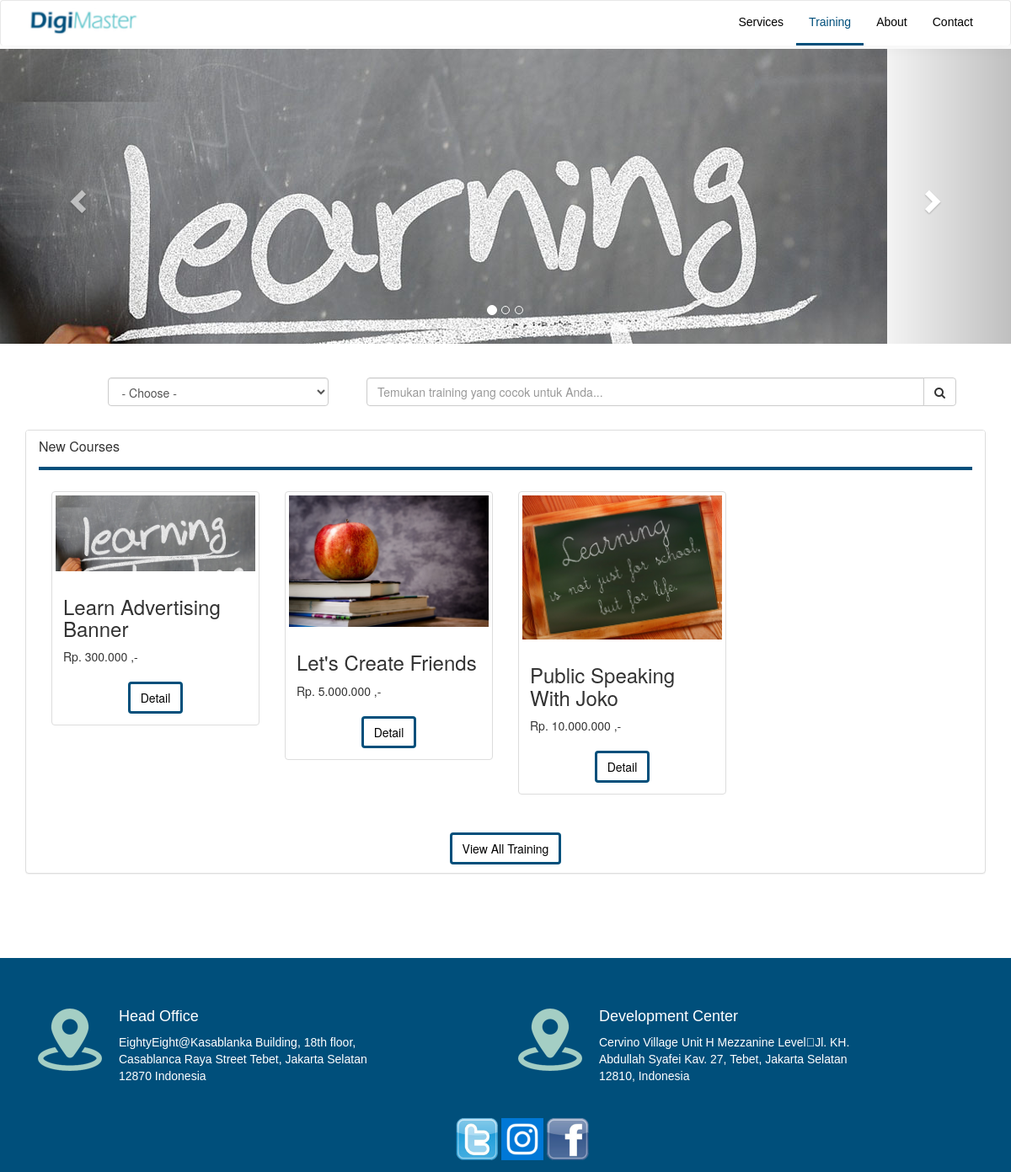
The page / on the database its author committed.
### tables this page shows
CREATE TABLE IF NOT EXISTS `digimaster__header_content` (
  `digimaster_header_id` int(11) NOT NULL AUTO_INCREMENT,
  `digimaster_header_type` enum('logo','favicon','menu','title') DEFAULT NULL,
  `digimaster_header_img` varchar(100) DEFAULT NULL,
  `digimaster_header_title` varchar(100) DEFAULT NULL,
  `digimaster_header_url` varchar(100) DEFAULT NULL,
  `digimaster_header_content` text,
  `digimaster_header_update_on` timestamp NOT NULL DEFAULT CURRENT_TIMESTAMP ON UPDATE CURRENT_TIMESTAMP,
  `digimaster_header_created_on` timestamp NOT NULL DEFAULT CURRENT_TIMESTAMP,
  `digimaster_header_status` enum('Y','N') NOT NULL DEFAULT 'Y',
  PRIMARY KEY (`digimaster_header_id`)
);

CREATE TABLE IF NOT EXISTS `digimaster__banner` (
  `digimaster_banner_id` int(11) NOT NULL AUTO_INCREMENT,
  `digimaster_banner_title` varchar(100) DEFAULT NULL,
  `digimaster_banner_img` varchar(100) DEFAULT NULL,
  `digimaster_banner_update_on` timestamp NOT NULL DEFAULT CURRENT_TIMESTAMP ON UPDATE CURRENT_TIMESTAMP,
  `digimaster_banner_created_on` timestamp NOT NULL DEFAULT CURRENT_TIMESTAMP,
  `digimaster_banner_status` enum('Y','N') DEFAULT 'Y',
  PRIMARY KEY (`digimaster_banner_id`)
);

CREATE TABLE IF NOT EXISTS `digimaster__main_content` (
  `digimaster_main_id` int(11) NOT NULL AUTO_INCREMENT,
  `digimaster_subject_id` int(11) NOT NULL,
  `digimaster_main_slug` varchar(50) NOT NULL,
  `digimaster_main_name` varchar(50) NOT NULL,
  `digimaster_main_img` varchar(50) NOT NULL,
  `digimaster_main_price` decimal(12,2) NOT NULL,
  `digimaster_main_discount_type` enum('%','Nominal') DEFAULT NULL,
  `digimaster_main_discount_value` decimal(12,2) DEFAULT NULL,
  `digimaster_main_update_on` timestamp NOT NULL DEFAULT CURRENT_TIMESTAMP ON UPDATE CURRENT_TIMESTAMP,
  `digimaster_main_created_on` timestamp NOT NULL DEFAULT CURRENT_TIMESTAMP,
  `digimaster_main_status` enum('Y','N') NOT NULL DEFAULT 'Y',
  PRIMARY KEY (`digimaster_main_id`)
);

CREATE TABLE IF NOT EXISTS `digimaster__footer_content` (
  `digimaster_footer_id` int(11) NOT NULL AUTO_INCREMENT,
  `digimaster_footer_type` enum('social media','head office','development center') DEFAULT NULL,
  `digimaster_footer_img` varchar(50) DEFAULT NULL,
  `digimaster_footer_title` varchar(100) DEFAULT NULL,
  `digimaster_footer_url` text,
  `digimaster_footer_content` text,
  `digimaster_footer_update_on` timestamp NOT NULL DEFAULT CURRENT_TIMESTAMP ON UPDATE CURRENT_TIMESTAMP,
  `digimaster_footer_created_on` timestamp NOT NULL DEFAULT CURRENT_TIMESTAMP,
  `digimaster_footer_status` enum('Y','N') NOT NULL DEFAULT 'Y',
  KEY `digimaster_footer_id` (`digimaster_footer_id`)
);

### apps/modules/home/controllers/Home.php (called while the page is built, shortened)
<?php
	class Home extends MY_General {
		public function __construct()
	    {
	        parent::__construct();
	        $this->load->model('Digimaster_model');
	    }
		public function index()
		{
			$this->data['main_content'] 	=	$this->Digimaster_model->where(array('digimaster_main_status' => 'Y'))->setLimit(4)->orderBy('digimaster_main_created_on','desc')->digimaster__main_content_all();
			$this->data['ms_subject']	=	$this->Digimaster_model->where(array('digimaster_subject_status' => 'Y'))->digimaster__master_subject_all();
			$this->data['banner'] 	=	$this->Digimaster_model->where(array('digimaster_banner_status' => 'Y'))->digimaster__banner_all();
			$this->load->view('main', $this->data);
		}
	}
?>

### index.php (called while the page is built, shortened)
<?php
require_once BASEPATH.'core/CodeIgniter.php';

### apps/models/Digimaster_model.php (called while the page is built, shortened)
<?php
	class Digimaster_model extends CI_Model {
		public function orderBy($field, $direction = 'asc') {
			$this->db->order_by($field, $direction);
			return $this;
		}
		public function where($where = '') {
			if($where != '') $this->db->where($where);
			return $this;
		}
		public function setLimit($limit, $start = 0) {
	    	$this->db->limit($limit, $start);
	        return $this;
	    }
	    public function digimaster__footer_content_all(){
	    	return $this->db->get('digimaster__footer_content')->result_array();
	    }
	    public function digimaster__header_content_all(){
	    	return $this->db->get('digimaster__header_content')->result_array();
	    }
	    public function digimaster__header_content_single(){
	    	return $this->db->get('digimaster__header_content')->row_array();
	    }
	    public function digimaster__banner_all(){
	    	return $this->db->get('digimaster__banner')->result_array();
	    }
	    public function digimaster__main_content_all(){
	    	return $this->db->get('digimaster__main_content')->result_array();
	    }
	}

### apps/core/MY_Controller.php (called while the page is built, shortened)
<?php
	class MY_General extends MY_Controller{
		function __construct()
		{
			$this->data['logo'] 			=	$this->Digimaster_model->where(array('digimaster_header_type' => 'logo', 'digimaster_header_status' => 'Y'))->digimaster__header_content_single();
			$this->data['menu'] 			=	$this->Digimaster_model->where(array('digimaster_header_type' => 'menu', 'digimaster_header_status' => 'Y'))->digimaster__header_content_all();
			$this->data['social_media'] 	=	$this->Digimaster_model->where(array('digimaster_footer_type' => 'social media', 'digimaster_footer_status' => 'Y'))->digimaster__footer_content_all();
			$this->data['except_social_media']	=	$this->Digimaster_model->where(array('digimaster_footer_type !=' => 'social media', 'digimaster_footer_status' => 'Y'))->digimaster__footer_content_all();
		}
	}
?>

### apps/modules/home/views/main.php (the view, shortened to what this page needs)
<?php $this->load->view('header'); ?>
	<div id="myCarousel" class="carousel slide" data-ride="carousel">
		<ol class="carousel-indicators">
			<?php foreach($banner as $b): ?>
				<li data-target="#myCarousel" data-slide-to="<?=$b['digimaster_banner_id']-1?>" class="<?=($b['digimaster_banner_id']-1) == 0 ? 'active' : ''?>"></li>
			<?php endforeach; ?>
		</ol>
		<div class="carousel-inner banner">
			<?php foreach($banner as $b): ?>
				<div class="item <?=($b['digimaster_banner_id']-1) == 0 ? 'active' : ''?>">
					<img src="<?=img($b['digimaster_banner_img'])?>" alt="">
				</div>
			<?php endforeach; ?>
		</div>
		<a class="left carousel-control" href="#myCarousel" data-slide="prev">
			<span class="glyphicon glyphicon-chevron-left"></span>
		</a>
		<a class="right carousel-control" href="#myCarousel" data-slide="next">
			<span class="glyphicon glyphicon-chevron-right"></span>
		</a>
	</div>
	<div class="container-fluid">
		<br><br>
		<div class="row" align="center">
			<div class="col-md-1"></div>
			<div class="col-md-3">
				<select class="form-control" id="sel1">
					<option value="">- Choose -</option>
				</select>
			</div>
			<div class="col-md-7">
				<form action="#" method="GET" class="navbar-form navbar-left m-t-0" role="search">
					<div class="col-md-5 input-group search">
						<input type="text" class="form-control input-block" placeholder="Temukan training yang cocok untuk Anda...">
						<div class="input-group-btn">
							<button class="btn btn-default" type="submit">
								<i class="fa fa-search"></i>
							</button>
						</div>
					</div>
				</form>
			</div>
			<div class="col-md-1"></div>
		</div>
		<br>
		<div class="row">
			<div class="col-lg-12">
				<div class="panel panel-default">
					<div class="panel-heading">
						<h3 class="panel-title">New Courses</h3>
					</div>
					<div class="panel-body">
						<div class="row">
							<?php foreach($main_content as $mc): ?>
								<div class="col-sm-6 col-md-3">
									<div class="thumbnail">
										<img src="<?=img($mc['digimaster_main_img'])?>" alt="...">
										<div class="caption">
											<h3><?=$mc['digimaster_main_name']?></h3>
											<span>Rp. <?=number_format($mc['digimaster_main_price'], 0, ",",".")?> ,-</span>
											<div align="center"><br>
												<a href="<?=base_url('detail/'.$mc['digimaster_main_slug'])?>" class="btn btn-view-more" role="button">Detail <i class="icon-double-angle-right"></i></a>
											</div>
										</div>
									</div>
								</div>
							<?php endforeach; ?>
						</div>
					</div>
					<div class="panel-footer new-training">
						<div align="center">
							<a href="<?=base_url('list')?>" class="btn btn-view-more" role="button">View All Training</a>
						</div>
					</div>
				</div>
			</div>
		</div>
	</div>
<?php $this->load->view('footer'); ?>

### apps/third_party/MX/Loader.php (shortened to what this page needs)
<?php (defined('BASEPATH')) OR exit('No direct script access allowed');
class MX_Loader extends CI_Loader
{
	protected $_module;
	public $_ci_cached_vars = array();
	public function initialize($controller = NULL)
	{
		$this->_module = CI::$APP->router->fetch_module();
	}
	public function view($view, $vars = array(), $return = FALSE)
	{
		list($path, $_view) = Modules::find($view, $this->_module, 'views/');
		if ($path != FALSE)
		{
			$this->_ci_view_paths = array($path => TRUE) + $this->_ci_view_paths;
			$view = $_view;
		}
		return $this->_ci_load(array('_ci_view' => $view, '_ci_vars' => $this->_ci_object_to_array($vars), '_ci_return' => $return));
	}
	protected function _ci_object_to_array($object) {
        return is_object($object) ? get_object_vars($object) : $object;
    }
	public function _ci_load($_ci_data)
	{
		extract($_ci_data);
		if (isset($_ci_view))
		{
			$_ci_path = '';
			$_ci_file = (pathinfo($_ci_view, PATHINFO_EXTENSION)) ? $_ci_view : $_ci_view.EXT;
			foreach ($this->_ci_view_paths as $path => $cascade)
			{
				if (file_exists($view = $path.$_ci_file))
				{
					$_ci_path = $view;
					break;
				}
			}
		}
		elseif (isset($_ci_path))
		{
			$_ci_file = basename($_ci_path);
			if( ! file_exists($_ci_path)) $_ci_path = '';
		}
		if (isset($_ci_vars))
			$this->_ci_cached_vars = array_merge($this->_ci_cached_vars, (array) $_ci_vars);
		extract($this->_ci_cached_vars);
		if ((bool) @ini_get('short_open_tag') === FALSE && CI::$APP->config->item('rewrite_short_tags') == TRUE)
		{
			echo eval('?>'.preg_replace("/;*\s*\?>/", "; ?>", str_replace('<?=', '<?php echo ', file_get_contents($_ci_path))));
		}
		else
		{
			include($_ci_path);
		}
	}
}

### apps/views/header.php (shortened to what this page needs)
<!DOCTYPE html>
<html>
<head>
	<link rel="stylesheet" type="text/css" href="<?=css('bootstrap.min.css')?>">
	<link rel="stylesheet" type="text/css" href="<?=css('custom.css')?>">
	<link rel="stylesheet" type="text/css" href="https://cdnjs.cloudflare.com/ajax/libs/font-awesome/4.7.0/css/font-awesome.min.css">
</head>
<body>
	<header>
		<nav class="navbar navbar-default m-b-0">
			<div class="container">
				<div class="navbar-header">
					<a class="navbar-brand" href="<?=base_url($logo['digimaster_header_url'])?>">
						<img src="<?=img($logo['digimaster_header_img'])?>" class="logo-desktop" alt="digimaster">
					</a>
				</div>
				<div class="collapse navbar-collapse" id="nav-collapse-1">
					<ul class="nav navbar-nav navbar-right">
						<?php foreach($menu as $m): ?>
							<li><a href="<?=base_url($m['digimaster_header_url'])?>" class="<?=$active_segment === $m['digimaster_header_url'] ? 'active' : ''?>"><?=$m['digimaster_header_content']?></a></li>
						<?php endforeach; ?>
					</ul>
				</div>
			</div>
		</nav>
	</header>

### apps/helpers/general_helper.php (shortened to what this page needs)
<?php
    if (!function_exists('css')){
        function css($var){
            echo base_url('assets/css/'.$var);
        }
    }
    if (!function_exists('img')){
        function img($var){
            echo base_url('assets/img/'.$var);
        }
    }
?>

### apps/views/footer.php (shortened to what this page needs)
<footer class="contact">
		<div class="container">
			<div class="row">
				<div class="content">
						<?php foreach($except_social_media as $esm): ?>
							<div class="col-md-<?=12/$number_of_rows?>">
								<div class="top">
									<img src="<?=img($esm['digimaster_footer_img'])?>" alt="">
									<div class="desc">
										<h4 class="title"><?=$esm['digimaster_footer_title']?></h4>
										<p class="description"><?=$esm['digimaster_footer_content']?></p>
									</div>
								</div>
							</div>
						<?php endforeach; ?>
						<ul class="social-media text-center">
							<?php foreach($social_media as $sm): ?>
								<li>
									<a href="http://<?=$sm['digimaster_footer_url']?>">
										<img src="<?=img($sm['digimaster_footer_img'])?>" class="img-responsive">
									</a>
								</li>
							<?php endforeach; ?>
						</ul>
					</div>
				</div>
			</div>
		</footer>
	</body>
</html>

### assets/css/custom.css (style rules this page uses)
.banner { height: 350px; position: bottom center; }
.btn-view-more { border: 3px solid #004F7B; background: none; color: black; border-radius: 5; }
.row { margin-left: 0; margin-right: 0; }
.m-b-0 { margin-bottom: 0 }
.m-t-0 { margin-top: 0; }
@media (min-width:1200px) { .search { width: 700px; } }
.navbar.navbar-default .navbar-brand img.logo-desktop { width: 140px; margin-top: -10px }
footer.contact { margin: 80px 0 0; width: 100%; overflow: hidden; background: #004f7b; overflow: hidden; }
footer.contact .container .row .content { margin-top: 40px; }
footer.contact .container .row .content .top, footer.contact .container .row .content .bottom { margin-bottom: 40px; }
footer.contact .container .row .content .top img, footer.contact .container .row .content .bottom img { float: left; margin-right: 20px; }
footer.contact .container .row .content .top h4.title, footer.contact .container .row .content .bottom h4.title { color: #fff; font-family: "montserrat-medium", Helvetica, Arial, sans-serif; }
footer.contact .container .row .content .top p.description, footer.contact .container .row .content .bottom p.description { color: #fff; font-family: "opensans-regular", Helvetica, Arial, sans-serif; max-width: 80%; padding-left: 96px; }
footer.contact .container .row .content ul.social-media { list-style: none; margin-top: 50px; }
footer.contact .container .row .content ul.social-media li { display: inline-block; }
footer.contact .container .row .content ul.social-media li a img { width: 50px; height: 50px; }
.navbar.navbar-default { background: #Fff; border-bottom: none; -moz-box-shadow: 1px 3px 19px rgba(0, 0, 0, 0.05); -webkit-box-shadow: 1px 3px 19px rgba(0, 0, 0, 0.05); box-shadow: 1px 3px 19px rgba(0, 0, 0, 0.05); margin-bottom: 4px; }
.navbar.navbar-default .navbar-brand img.logo-desktop { width: 140px; }
.navbar.navbar-default .navbar-nav li a { font-family: "montserrat-regular", Helvetica, Arial, sans-serif; font-size: 14px; color: #000000; }
.navbar.navbar-default .navbar-nav li a.active { color: #004f7b; background: transparent; border-bottom: 3px solid #004f7b; }
.new-training { padding: 10px 15px; background-color: transparent; border-top: none; border-bottom-right-radius: 3px; border-bottom-left-radius: 3px; }

### rows shown on the page
digimaster__header_content: digimaster_header_img (picture)
digimaster__header_content: digimaster_header_content "Services"
digimaster__header_content: digimaster_header_content "Training"
digimaster__header_content: digimaster_header_content "About"
digimaster__header_content: digimaster_header_content "Contact"
digimaster__banner: digimaster_banner_img (picture)
digimaster__main_content: digimaster_main_img (picture), digimaster_main_name "Learn Advertising Banner", digimaster_main_price "300.000"
digimaster__main_content: digimaster_main_img (picture), digimaster_main_name "Let's Create Friends", digimaster_main_price "5.000.000"
digimaster__main_content: digimaster_main_img (picture), digimaster_main_name "Public Speaking With Joko", digimaster_main_price "10.000.000"
digimaster__footer_content: digimaster_footer_img (picture), digimaster_footer_title "Head Office", digimaster_footer_content "EightyEight@Kasablanka Building, 18th floor, Casablanca Raya Street Tebet, Jakarta Selatan 12870 Indonesia"
digimaster__footer_content: digimaster_footer_img (picture), digimaster_footer_title "Development Center", digimaster_footer_content "Cervino Village Unit H Mezzanine Level\u0003Jl. KH. Abdullah Syafei Kav. 27, Tebet, Jakarta Selatan 12810, Indonesia"
digimaster__footer_content: digimaster_footer_img (picture)
digimaster__footer_content: digimaster_footer_img (picture)
digimaster__footer_content: digimaster_footer_img (picture)
